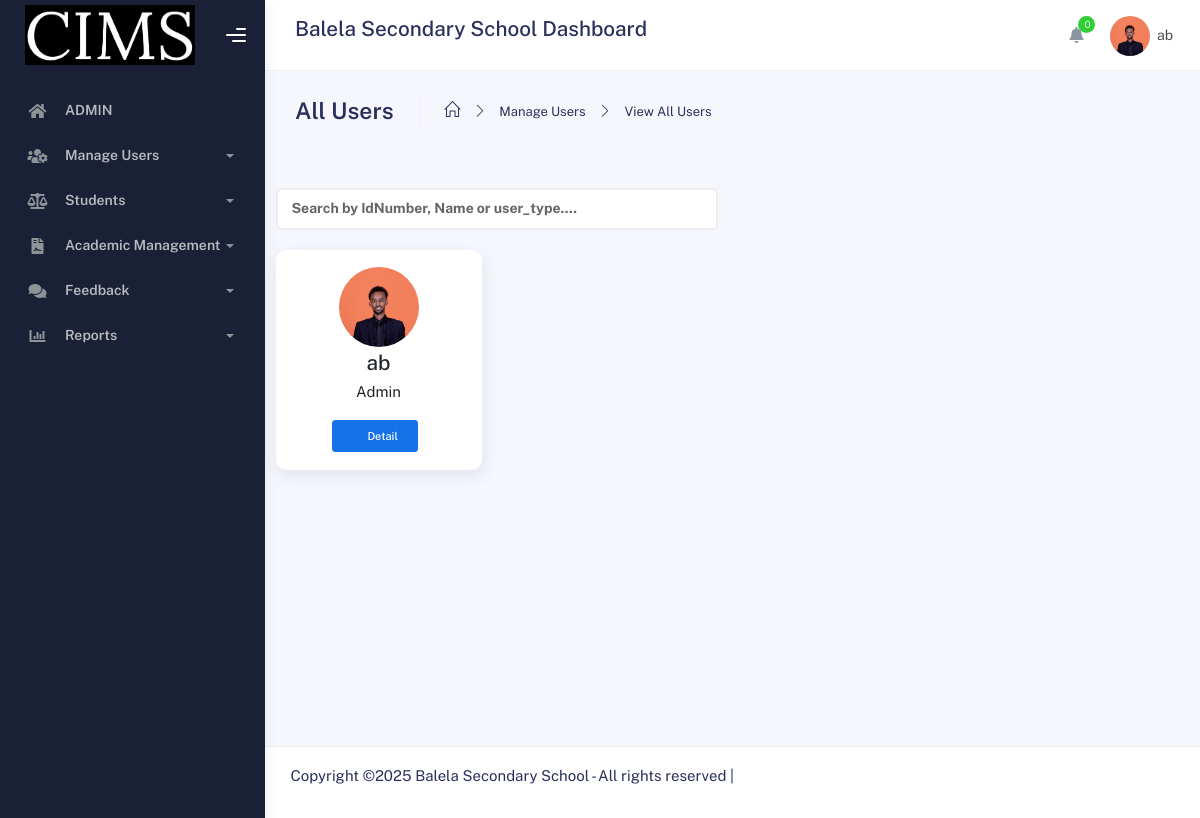
/Admin/list_user.php (signed in), run on an earlier commit of the app's database.
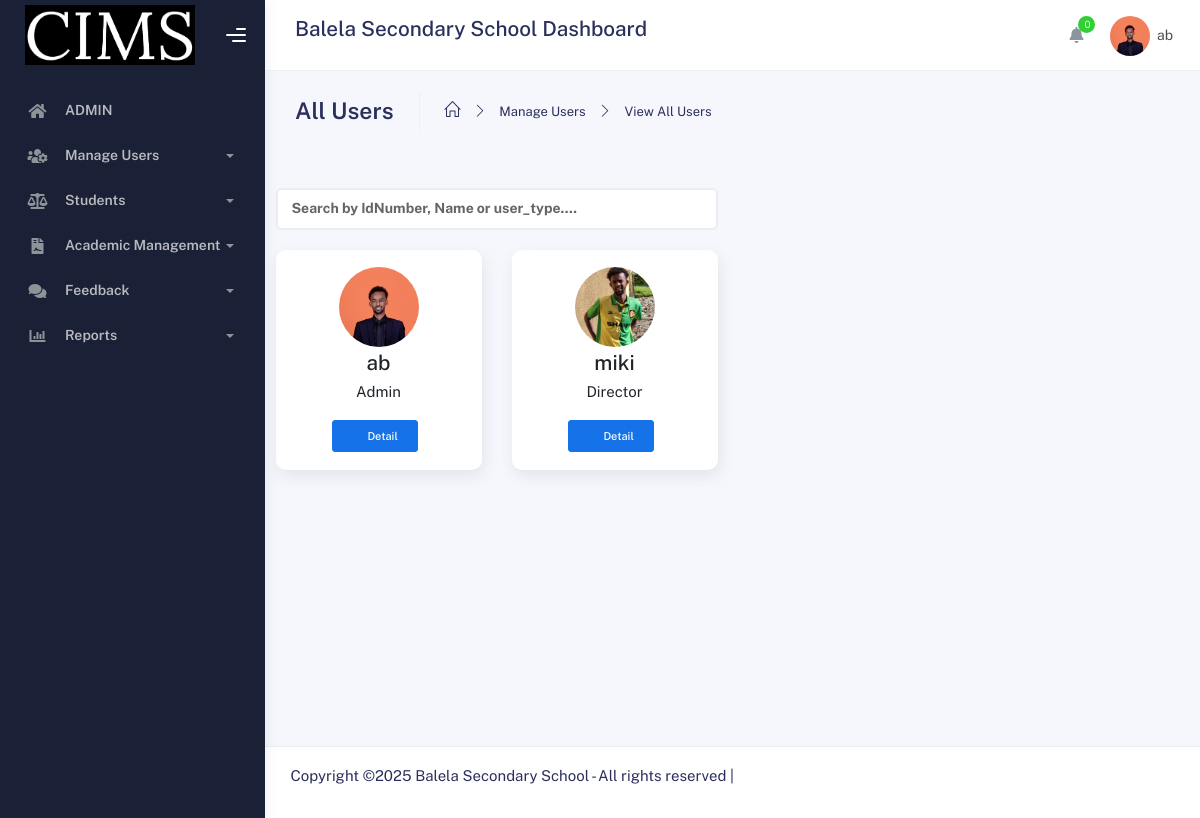
And on a later commit of the database.
### tables this page shows
CREATE TABLE IF NOT EXISTS `users` (
  `uid` int NOT NULL AUTO_INCREMENT,
  `idNumber` varchar(50) NOT NULL,
  `profile_picture` varchar(250) NOT NULL,
  `first_name` varchar(30) NOT NULL,
  `father_name` varchar(30) NOT NULL,
  `grandfather_name` varchar(30) NOT NULL,
  `gender` varchar(30) NOT NULL,
  `user_type` varchar(30) NOT NULL,
  `username` varchar(50) NOT NULL,
  `password` varchar(250) NOT NULL,
  `email` varchar(50) NOT NULL,
  `phone` varchar(50) NOT NULL,
  `user_status` int NOT NULL,
  PRIMARY KEY (`uid`)
);

CREATE TABLE IF NOT EXISTS `role_type` (
  `rid` int NOT NULL AUTO_INCREMENT,
  `role_name` varchar(50) NOT NULL,
  `abbreviation_name` varchar(30) NOT NULL,
  `description` text,
  `created_at` timestamp NULL DEFAULT CURRENT_TIMESTAMP,
  PRIMARY KEY (`rid`)
);

### connection/function.php (called while the page is built, shortened)
<?php
include 'connection.php';
function decryptPassword($encryptedPassword) {
    $key = hash('sha256', SECRET_KEY);
    $iv = substr(hash('sha256', SECRET_IV), 0, 16);
    return openssl_decrypt($encryptedPassword, ENCRYPT_METHOD, $key, 0, $iv);
}
function getUserByID($data)
{
    global $conn;
    $query = mysqli_query($conn, "SELECT * FROM users WHERE uid = '$data'");
    $result = mysqli_fetch_array($query);
    if ($result && isset($result["password"])) {
        $result["password"] = decryptPassword($result["password"]);
    }
    return $result;
}
function getAllUsers()
{
    global $conn;
    $query = mysqli_query($conn, "select * from users");
    $result = array();
    while ($row = mysqli_fetch_array($query)) {
        array_push($result, $row);
    }
    return $result;
}
function getRoleNameById($role_id) {
    global $conn;
    $role_id = (int)$role_id;
    $query = "SELECT role_name FROM role_type WHERE rid = $role_id";
    $result = mysqli_query($conn, $query);
    if ($result && mysqli_num_rows($result) > 0) {
        $row = mysqli_fetch_assoc($result);
        return $row['role_name'];
    }
    return null;
}
?>

### Admin/list_user.php (the view, shortened to what this page needs)
<?php
include('adminHeader.php');
?>
<div class="container">
  <div class="page-inner">
    <div class="page-header">
     <h3 class="fw-bold mb-3">All Users</h3>
      <ul class="breadcrumbs mb-3">
        <li class="nav-home"><a href="#"><i class="icon-home"></i></a></li>
        <li class="separator"><i class="icon-arrow-right"></i></li>
        <li class="nav-item"><a href="#">Manage Users</a></li>
        <li class="separator"><i class="icon-arrow-right"></i></li>
        <li class="nav-item"><a href="#">View All Users</a></li>
      </ul>
   </div>
</div>
<div class="container-fluid">
 <div class="row">
  <div class="col-6">
    <div class="page-title flex-wrap">
    <form method="GET">
    <div class="input-group">
  <input type="text" name="search" id="userSearch" class="form-control"
       style="font-weight: bold;" placeholder="Search by IdNumber, Name or user_type....">
        </div>
    </form>
    </div>
  </div>
</div>
<?php
    if (isset($_SESSION["uid"])) {
        if (isset($_GET['search']) && !empty(trim($_GET['search']))) {
            $searchTerm = $_GET['search'];
            $users = searchUsers($searchTerm);
        } else {
            $users = getAllUsers();
        }
?>
<div class="row">
    <?php
    if (!empty($users)) {
        foreach ($users as $user) {
    ?>
<div class="col-xl-3 col-lg-4 col-sm-6 user-card"
     data-idnumber="<?= strtolower($user['idNumber']) ?>"
     data-username="<?= strtolower($user['username']) ?>"
     data-usertype="<?= strtolower($user['user_type']) ?>"
     data-firstname="<?= strtolower($user['first_name']) ?>">
  <div class="card contact_list text-center">
    <div class="card-body">
      <div class="user-content">
        <div class="user-info">
          <div class="user-img">
            <img class="profile-images" src="<?php echo $user["profile_picture"]; ?>" alt="Profile Picture" width="100" height="100">
          </div>
          <div class="user-details">
            <h4 class="user-name mb-0"><?php echo $user["username"]; ?></h4>
            <p><?php echo getRoleNameById($user["user_type"]); ?></p>
          </div>
        </div>
      </div>
      <a href="profiledetail.php?uid=<?php echo $user['uid']; ?>" class="btn btn-primary btn-sm w-50 me-2"><i class="fa-solid fa-user me-2"></i>Detail</a>
    </div>
  </div>
</div>
    <?php }
    } else {
        echo "<p class='mt-3 text-danger'>No users found.</p>";
    }
    ?>
</div>
        <?php
        } else {
        }
        ?>
    </div>
</div>
<?php
include('footer.php');
?>

### Director/adminHeader.php (shortened to what this page needs)
<?php
include '../connection/connection.php';
include '../connection/function.php';
?>
<!DOCTYPE html>
<html lang="en">
<head>
	<link rel="stylesheet" href="../assets/css/bootstrap.min.css">
	<link rel="stylesheet" href="../assets/css/plugins.min.css">
	<link rel="stylesheet" href="../assets/css/kaiadmin.min.css">
</head>
<body>
<div class="wrapper">
  <div class="sidebar" data-background-color="dark">
<div class="sidebar-logo">
 <div class="logo-header" data-background-color="dark">
   <div class = "logo">
	<img src="../assets/img/logo.png" alt="navbar brand" class="navbar-brand" height="60" width="170">
   </div>
  <div class="nav-toggle">
	<button class="btn btn-toggle toggle-sidebar"><i class="gg-menu-right"></i></button>
	<button class="btn btn-toggle sidenav-toggler"><i class="gg-menu-left"></i></button></div>
	<button class="topbar-toggler more"><i class="gg-more-vertical-alt"></i></button></div>
   </div>
<div class="sidebar-wrapper scrollbar scrollbar-inner">
  <div class="sidebar-content">
	<ul class="nav nav-secondary">
	  <li class="nav-item">
    <a href="admin.php" class="collapsed"><i class="fas fa-home"></i><p>ADMIN</p></a></li>
<li class="nav-item">
    <a data-bs-toggle="collapse" href="#users" role="button" aria-expanded="false" aria-controls="users">
        <i class="fas fa-users-cog"></i>
        <p>Manage Users</p>
        <span class="caret"></span>
    </a>
</li>
<li class="nav-item">
<a data-bs-toggle="collapse" href="#cases"><i class="fas fa-balance-scale"></i><p>Students</p><span class="caret"></span></a>
</li>
<li class="nav-item">
  <a data-bs-toggle="collapse" href="#casesManagement"><i class="fas fa-file-contract"></i><p>Academic Management</p><span class="caret"></span></a>
</li>
<li class="nav-item">
   <a data-bs-toggle="collapse" href="#feedback"><i class="fas fa-comments"></i><p>Feedback</p><span class="caret"></span></a>
</li>
<li class="nav-item">
  <a data-bs-toggle="collapse" href="#reports"><i class="fas fa-chart-bar"></i><p>Reports</p><span class="caret"></span></a>
     </li>
    </ul>
  </div>
 </div>
</div>
<div class="main-panel">
	<div class="main-header">
		<?php
$profile = getUserByID($_SESSION["uid"]);
$roleName = getRoleNameById($profile["user_type"]);
if (isset($_SESSION["uid"]) and ($roleName == "Admin")) {
?>
<nav class="navbar navbar-header navbar-header-transparent navbar-expand-lg border-bottom">
  <div class="container-fluid">
	<div class="input-group">
	  <div class="input-group-prepend">
		<h4>Balela Secondary School Dashboard </h4></div>
	    <ul class="navbar-nav topbar-nav ms-md-auto align-items-center">
<ul class="navbar-nav topbar-nav ms-md-auto align-items-center">
 <li class="nav-item topbar-icon dropdown hidden-caret">
  <a class="nav-link dropdown-toggle" href="#" id="notifDropdown" role="button" data-bs-toggle="dropdown" aria-haspopup="true" aria-expanded="false">
   <i class="fa fa-bell"></i><span class="notification" id="notifCount">0</span></a>
	</li>
<li class="nav-item topbar-user dropdown hidden-caret">
 <a class="dropdown-toggle profile-pic" data-bs-toggle="dropdown" href="#" aria-expanded="false">
    <div class="avatar-sm"><img class="profile-img" src="<?php echo $profile["profile_picture"]; ?>"
	       alt="Profile Picture" width="100" height="100"></div>
    <span class="profile-username"><span class="op-7"><?php echo "$profile[username]";?></span></span></span>
 </a>
				</li>
			</ul>
		</div>
	</nav>
</div>
<?php
} else {
}
?>

### Admin/footer.php (shortened to what this page needs)
<footer class="footer">
  <div class="container-fluid">
        <p>Copyright &copy;<script>document.write(new Date().getFullYear());</script>
         Balela Secondary School - All rights reserved |</p>
  			</div>
  		</footer>
  	</div>
  </div>
  </body>
</html>

### Director/adminHeader.php (style rules this page uses)
.profile-img { width: 40px; height: 40px; border-radius: 80%; object-fit: cover; }

### Admin/list_user.php (style rules this page uses)
.profile-images { width: 80px; height: 80px; border-radius: 100%; object-fit: cover; }

What changed in the data, as far as the page shows it:
added users: profile_picture (placeholder picture), username "miki", user_type.role_name "Director"
